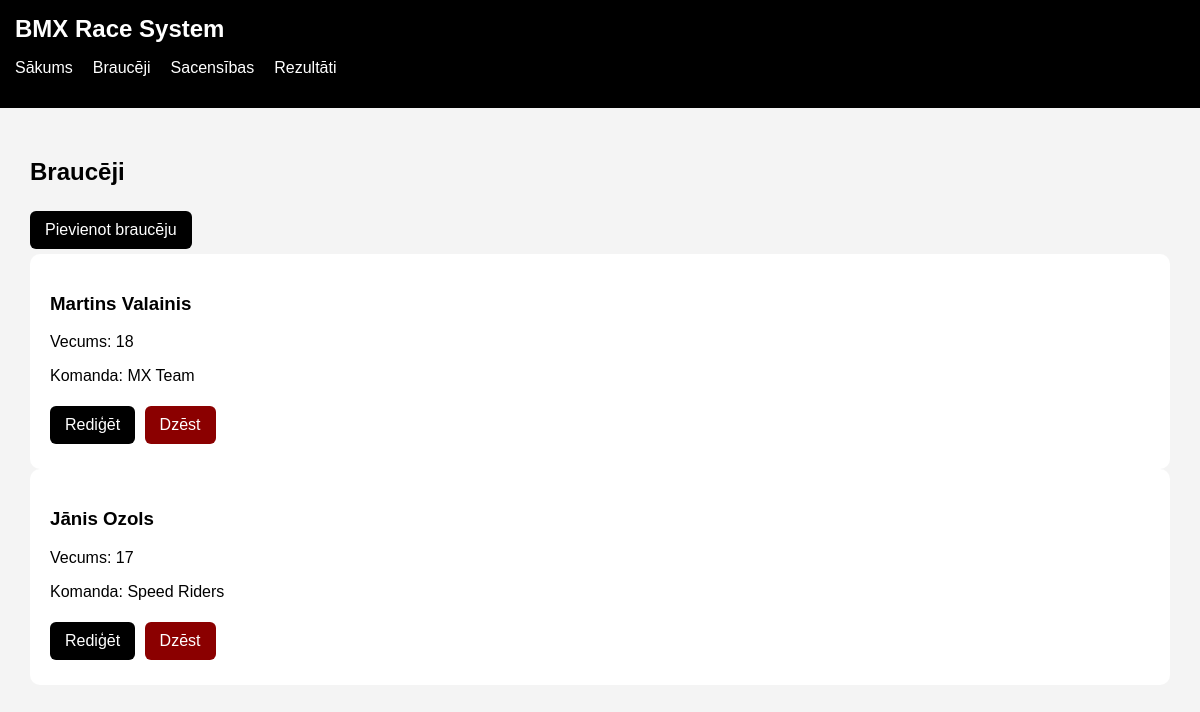
/riders, run on an earlier commit of the app's database.
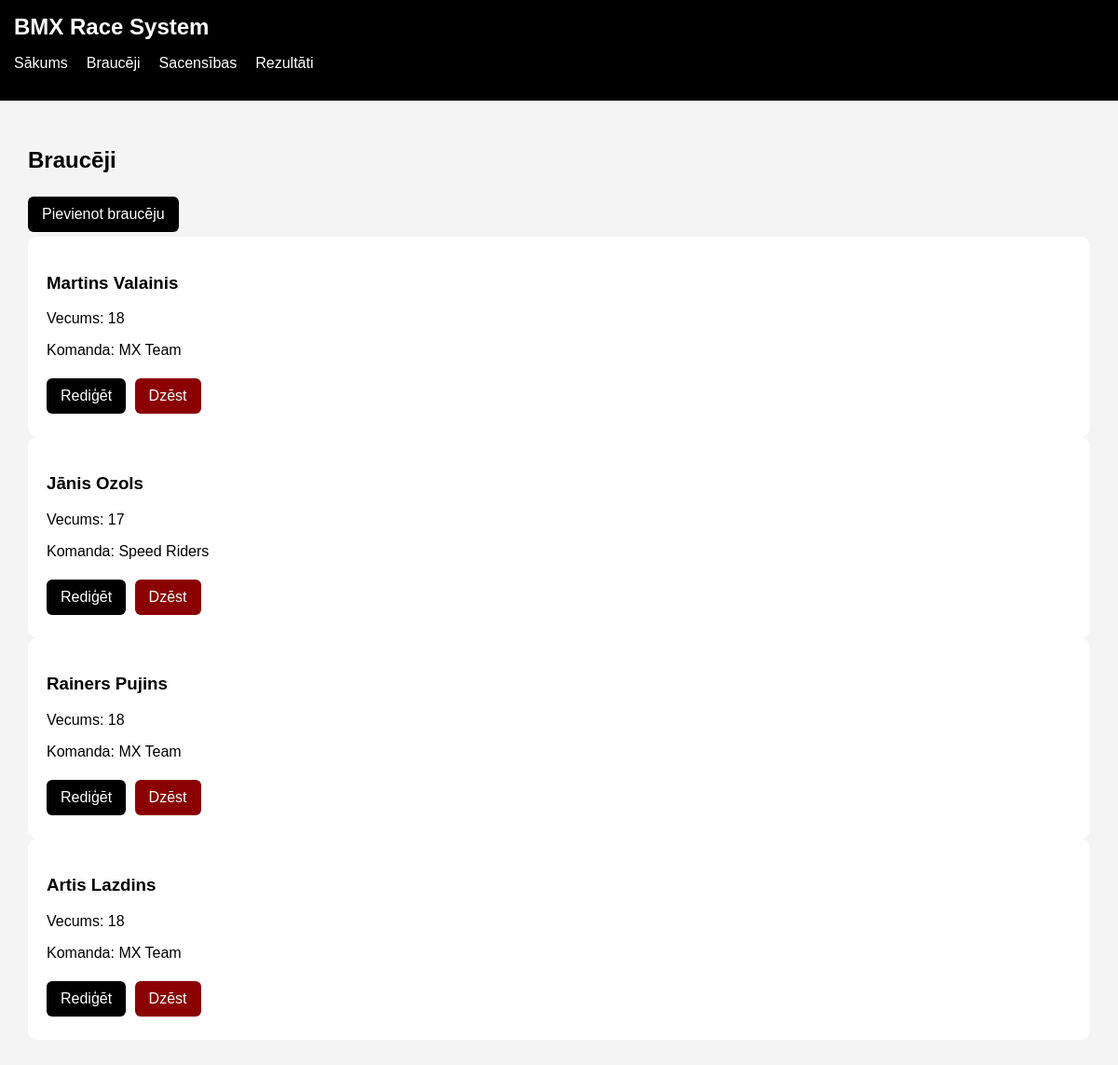
And on a later commit of the database.
### tables this page shows
CREATE TABLE riders (
            id INTEGER PRIMARY KEY AUTOINCREMENT,
            name TEXT NOT NULL,
            age INTEGER NOT NULL,
            team_id INTEGER,
            FOREIGN KEY (team_id) REFERENCES teams (id)
        );

CREATE TABLE teams (
            id INTEGER PRIMARY KEY AUTOINCREMENT,
            name TEXT NOT NULL,
            city TEXT NOT NULL
        );

### app.py (the view)
@app.route("/riders")
def riders():
    conn = get_db_connection()
    riders = conn.execute("""
        SELECT riders.id, riders.name, riders.age, teams.name AS team_name
        FROM riders
        LEFT JOIN teams ON riders.team_id = teams.id
    """).fetchall()
    conn.close()
    return render_template("riders.html", riders=riders)

### app.py (called while the page is built)
def get_db_connection():
    conn = sqlite3.connect("database.db")
    conn.row_factory = sqlite3.Row
    return conn

### templates/riders.html
{% extends "base.html" %}
{% block content %}
<h2>Braucēji</h2>
<a class="button" href="/add_rider">Pievienot braucēju</a>
{% for rider in riders %}
<div class="card">
    <h3>{{ rider.name }}</h3>
    <p>Vecums: {{ rider.age }}</p>
    <p>Komanda: {{ rider.team_name }}</p>
    <a class="button" href="/edit_rider/{{ rider.id }}">Rediģēt</a>
    <a class="button danger" href="/delete_rider/{{ rider.id }}">Dzēst</a>
</div>
{% endfor %}
{% endblock %}

### templates/base.html (shortened to what this page needs)
<!DOCTYPE html>
<html lang="lv">
<head>
    <link rel="stylesheet" href="{{ url_for('static', filename='style.css') }}">
</head>
<body>
<nav>
    <h1>BMX Race System</h1>
    <ul>
        <li><a href="/">Sākums</a></li>
        <li><a href="/riders">Braucēji</a></li>
        <li><a href="/races">Sacensības</a></li>
        <li><a href="/results">Rezultāti</a></li>
    </ul>
</nav>
<div class="container">
    {% block content %}
    {% endblock %}
</div>
</body>
</html>

### static/style.css (style rules this page uses)
body { margin: 0; font-family: Arial, sans-serif; background-color: #f4f4f4; }
nav { background-color: black; color: white; padding: 15px; }
nav h1 { margin: 0; }
nav ul { list-style: none; display: flex; gap: 20px; padding: 0; }
nav a { color: white; text-decoration: none; }
.container { padding: 30px; }
.card { background-color: white; padding: 20px; border-radius: 10px; }
.button, button { display: inline-block; background-color: black; color: white; padding: 10px 15px; border-radius: 6px; text-decoration: none; border: none; margin: 5px 5px 5px 0; cursor: pointer; }
.danger { background-color: darkred; }

What changed in the data, as far as the page shows it:
added riders: name "Rainers Pujins", age "18", team_name "MX Team"
added riders: name "Artis Lazdins", age "18", team_name "MX Team"
